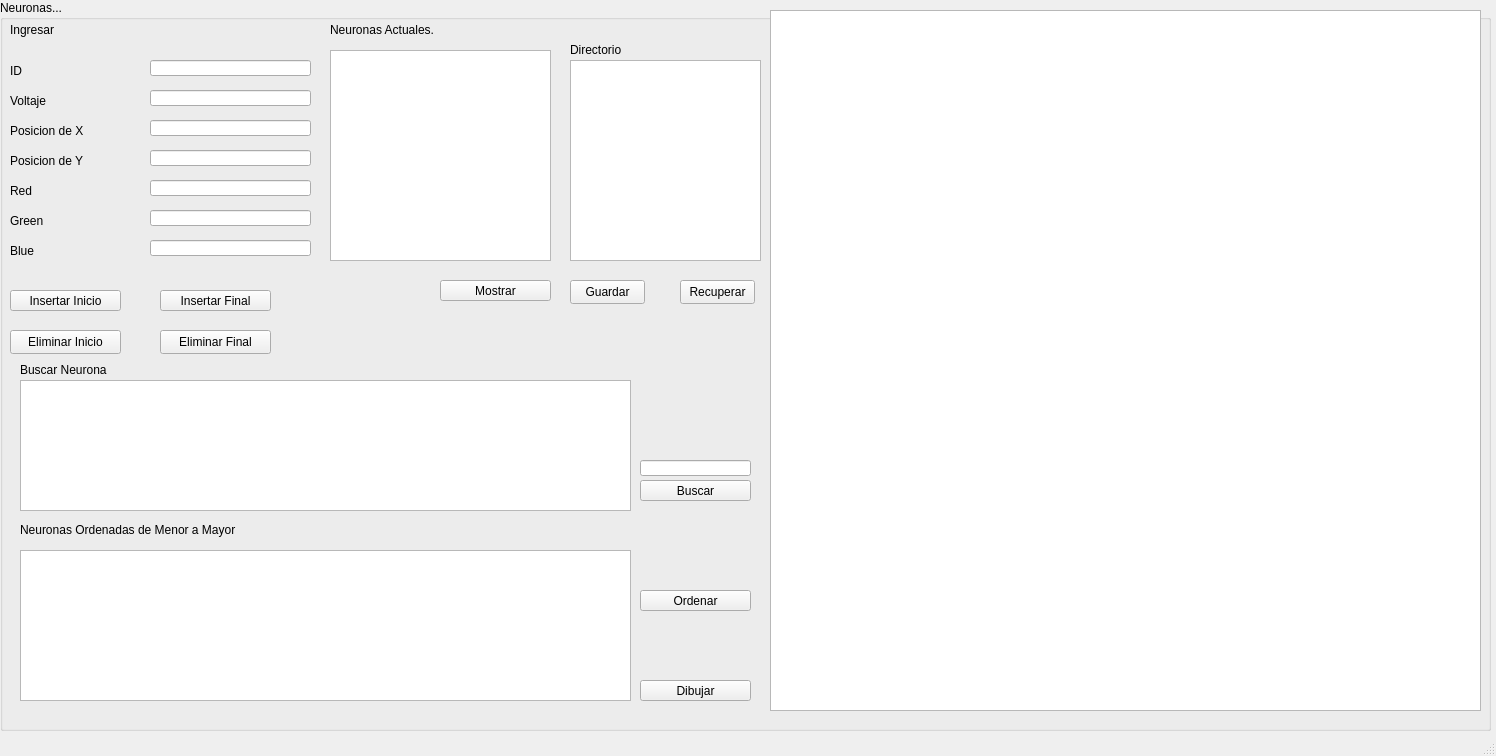
<?xml version="1.0" encoding="UTF-8"?>
<ui version="4.0">
 <class>MainWindow</class>
 <widget class="QMainWindow" name="MainWindow">
  <property name="geometry">
   <rect>
    <x>0</x>
    <y>0</y>
    <width>1496</width>
    <height>756</height>
   </rect>
  </property>
  <property name="windowTitle">
   <string>MainWindow</string>
  </property>
  <widget class="QWidget" name="centralwidget">
   <widget class="QGroupBox" name="BoxN">
    <property name="geometry">
     <rect>
      <x>0</x>
      <y>0</y>
      <width>1491</width>
      <height>731</height>
     </rect>
    </property>
    <property name="title">
     <string>Neuronas...</string>
    </property>
    <widget class="QPushButton" name="pushButton">
     <property name="geometry">
      <rect>
       <x>10</x>
       <y>290</y>
       <width>111</width>
       <height>21</height>
      </rect>
     </property>
     <property name="text">
      <string>Insertar Inicio</string>
     </property>
    </widget>
    <widget class="QLabel" name="label">
     <property name="geometry">
      <rect>
       <x>10</x>
       <y>20</y>
       <width>251</width>
       <height>20</height>
      </rect>
     </property>
     <property name="text">
      <string>Ingresar </string>
     </property>
    </widget>
    <widget class="QLineEdit" name="datoN">
     <property name="geometry">
      <rect>
       <x>150</x>
       <y>60</y>
       <width>161</width>
       <height>16</height>
      </rect>
     </property>
     <property name="text">
      <string/>
     </property>
    </widget>
    <widget class="QLineEdit" name="datoN_2">
     <property name="geometry">
      <rect>
       <x>150</x>
       <y>90</y>
       <width>161</width>
       <height>16</height>
      </rect>
     </property>
    </widget>
    <widget class="QLineEdit" name="datoN_3">
     <property name="geometry">
      <rect>
       <x>150</x>
       <y>120</y>
       <width>161</width>
       <height>16</height>
      </rect>
     </property>
    </widget>
    <widget class="QLineEdit" name="datoN_4">
     <property name="geometry">
      <rect>
       <x>150</x>
       <y>150</y>
       <width>161</width>
       <height>16</height>
      </rect>
     </property>
    </widget>
    <widget class="QLineEdit" name="datoN_5">
     <property name="geometry">
      <rect>
       <x>150</x>
       <y>180</y>
       <width>161</width>
       <height>16</height>
      </rect>
     </property>
    </widget>
    <widget class="QLineEdit" name="datoN_6">
     <property name="geometry">
      <rect>
       <x>150</x>
       <y>210</y>
       <width>161</width>
       <height>16</height>
      </rect>
     </property>
    </widget>
    <widget class="QLineEdit" name="datoN_7">
     <property name="geometry">
      <rect>
       <x>150</x>
       <y>240</y>
       <width>161</width>
       <height>16</height>
      </rect>
     </property>
    </widget>
    <widget class="QPushButton" name="pushButton_2">
     <property name="geometry">
      <rect>
       <x>160</x>
       <y>290</y>
       <width>111</width>
       <height>21</height>
      </rect>
     </property>
     <property name="text">
      <string>Insertar Final</string>
     </property>
    </widget>
    <widget class="QPushButton" name="pushButton_7">
     <property name="geometry">
      <rect>
       <x>440</x>
       <y>280</y>
       <width>111</width>
       <height>21</height>
      </rect>
     </property>
     <property name="text">
      <string>Mostrar</string>
     </property>
    </widget>
    <widget class="QLabel" name="label_2">
     <property name="geometry">
      <rect>
       <x>330</x>
       <y>20</y>
       <width>251</width>
       <height>20</height>
      </rect>
     </property>
     <property name="text">
      <string>Neuronas Actuales.</string>
     </property>
    </widget>
    <widget class="QLabel" name="label_3">
     <property name="geometry">
      <rect>
       <x>10</x>
       <y>60</y>
       <width>111</width>
       <height>21</height>
      </rect>
     </property>
     <property name="text">
      <string>ID</string>
     </property>
    </widget>
    <widget class="QLabel" name="label_4">
     <property name="geometry">
      <rect>
       <x>10</x>
       <y>90</y>
       <width>111</width>
       <height>21</height>
      </rect>
     </property>
     <property name="text">
      <string>Voltaje</string>
     </property>
    </widget>
    <widget class="QLabel" name="label_5">
     <property name="geometry">
      <rect>
       <x>10</x>
       <y>120</y>
       <width>111</width>
       <height>21</height>
      </rect>
     </property>
     <property name="text">
      <string>Posicion de X</string>
     </property>
    </widget>
    <widget class="QLabel" name="label_6">
     <property name="geometry">
      <rect>
       <x>10</x>
       <y>150</y>
       <width>111</width>
       <height>21</height>
      </rect>
     </property>
     <property name="text">
      <string>Posicion de Y</string>
     </property>
    </widget>
    <widget class="QLabel" name="label_7">
     <property name="geometry">
      <rect>
       <x>10</x>
       <y>180</y>
       <width>111</width>
       <height>21</height>
      </rect>
     </property>
     <property name="text">
      <string>Red</string>
     </property>
    </widget>
    <widget class="QLabel" name="label_8">
     <property name="geometry">
      <rect>
       <x>10</x>
       <y>210</y>
       <width>111</width>
       <height>21</height>
      </rect>
     </property>
     <property name="text">
      <string>Green</string>
     </property>
    </widget>
    <widget class="QLabel" name="label_9">
     <property name="geometry">
      <rect>
       <x>10</x>
       <y>240</y>
       <width>111</width>
       <height>21</height>
      </rect>
     </property>
     <property name="text">
      <string>Blue</string>
     </property>
    </widget>
    <widget class="QPlainTextEdit" name="TextEdit">
     <property name="geometry">
      <rect>
       <x>330</x>
       <y>50</y>
       <width>221</width>
       <height>211</height>
      </rect>
     </property>
    </widget>
    <widget class="QPushButton" name="EliminarInicioB">
     <property name="geometry">
      <rect>
       <x>10</x>
       <y>330</y>
       <width>111</width>
       <height>24</height>
      </rect>
     </property>
     <property name="text">
      <string>Eliminar Inicio</string>
     </property>
    </widget>
    <widget class="QPushButton" name="Open_File">
     <property name="geometry">
      <rect>
       <x>570</x>
       <y>280</y>
       <width>75</width>
       <height>24</height>
      </rect>
     </property>
     <property name="text">
      <string>Guardar</string>
     </property>
    </widget>
    <widget class="QPushButton" name="EliminarFinalB">
     <property name="geometry">
      <rect>
       <x>160</x>
       <y>330</y>
       <width>111</width>
       <height>24</height>
      </rect>
     </property>
     <property name="text">
      <string>Eliminar Final</string>
     </property>
    </widget>
    <widget class="QPlainTextEdit" name="TextoD">
     <property name="geometry">
      <rect>
       <x>570</x>
       <y>60</y>
       <width>191</width>
       <height>201</height>
      </rect>
     </property>
    </widget>
    <widget class="QLabel" name="label_10">
     <property name="geometry">
      <rect>
       <x>570</x>
       <y>40</y>
       <width>61</width>
       <height>20</height>
      </rect>
     </property>
     <property name="text">
      <string>Directorio</string>
     </property>
    </widget>
    <widget class="QPushButton" name="Open_File_2">
     <property name="geometry">
      <rect>
       <x>680</x>
       <y>280</y>
       <width>75</width>
       <height>24</height>
      </rect>
     </property>
     <property name="text">
      <string>Recuperar</string>
     </property>
    </widget>
    <widget class="QPushButton" name="pushButton_8">
     <property name="geometry">
      <rect>
       <x>640</x>
       <y>480</y>
       <width>111</width>
       <height>21</height>
      </rect>
     </property>
     <property name="text">
      <string>Buscar</string>
     </property>
    </widget>
    <widget class="QLineEdit" name="datoN_8">
     <property name="geometry">
      <rect>
       <x>640</x>
       <y>460</y>
       <width>111</width>
       <height>16</height>
      </rect>
     </property>
    </widget>
    <widget class="QTableWidget" name="tableWidget">
     <property name="geometry">
      <rect>
       <x>20</x>
       <y>380</y>
       <width>611</width>
       <height>131</height>
      </rect>
     </property>
    </widget>
    <widget class="QGraphicsView" name="graphicsView">
     <property name="geometry">
      <rect>
       <x>770</x>
       <y>10</y>
       <width>711</width>
       <height>701</height>
      </rect>
     </property>
    </widget>
    <widget class="QPushButton" name="pushButton_9">
     <property name="geometry">
      <rect>
       <x>640</x>
       <y>680</y>
       <width>111</width>
       <height>21</height>
      </rect>
     </property>
     <property name="text">
      <string>Dibujar</string>
     </property>
    </widget>
    <widget class="QPushButton" name="pushButton_10">
     <property name="geometry">
      <rect>
       <x>640</x>
       <y>590</y>
       <width>111</width>
       <height>21</height>
      </rect>
     </property>
     <property name="text">
      <string>Ordenar</string>
     </property>
    </widget>
    <widget class="QTableWidget" name="tableWidget_2">
     <property name="geometry">
      <rect>
       <x>20</x>
       <y>550</y>
       <width>611</width>
       <height>151</height>
      </rect>
     </property>
    </widget>
    <widget class="QLabel" name="label_11">
     <property name="geometry">
      <rect>
       <x>20</x>
       <y>520</y>
       <width>251</width>
       <height>20</height>
      </rect>
     </property>
     <property name="text">
      <string>Neuronas Ordenadas de Menor a Mayor</string>
     </property>
    </widget>
    <widget class="QLabel" name="label_12">
     <property name="geometry">
      <rect>
       <x>20</x>
       <y>360</y>
       <width>251</width>
       <height>20</height>
      </rect>
     </property>
     <property name="text">
      <string>Buscar Neurona</string>
     </property>
    </widget>
   </widget>
  </widget>
  <widget class="QMenuBar" name="menubar">
   <property name="geometry">
    <rect>
     <x>0</x>
     <y>0</y>
     <width>1496</width>
     <height>22</height>
    </rect>
   </property>
  </widget>
  <widget class="QStatusBar" name="statusbar"/>
 </widget>
 <resources/>
 <connections/>
</ui>
